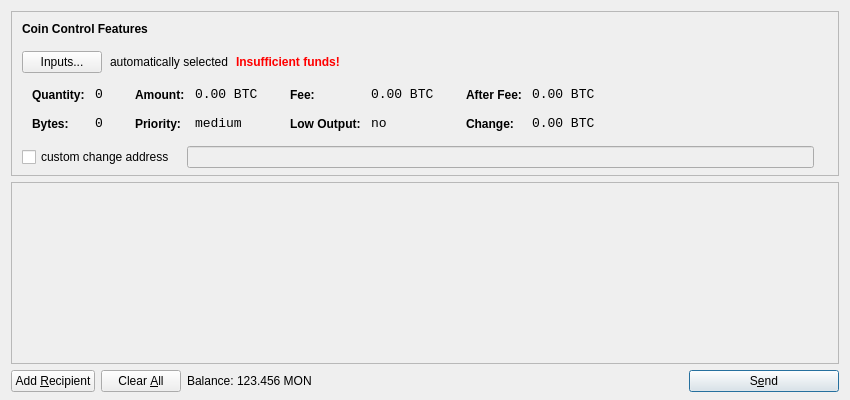
<?xml version="1.0" encoding="UTF-8"?>
<ui version="4.0">
 <class>SendCoinsDialog</class>
 <widget class="QDialog" name="SendCoinsDialog">
  <property name="geometry">
   <rect>
    <x>0</x>
    <y>0</y>
    <width>850</width>
    <height>400</height>
   </rect>
  </property>
  <property name="windowTitle">
   <string>Send Coins</string>
  </property>
  <layout class="QVBoxLayout" name="verticalLayout" stretch="0,1,0">
   <property name="bottomMargin">
    <number>8</number>
   </property>
   <item>
    <widget class="QFrame" name="frameCoinControl">
     <property name="sizePolicy">
      <sizepolicy hsizetype="Expanding" vsizetype="Expanding">
       <horstretch>0</horstretch>
       <verstretch>0</verstretch>
      </sizepolicy>
     </property>
     <property name="maximumSize">
      <size>
       <width>16777215</width>
       <height>16777215</height>
      </size>
     </property>
     <property name="frameShape">
      <enum>QFrame::StyledPanel</enum>
     </property>
     <property name="frameShadow">
      <enum>QFrame::Sunken</enum>
     </property>
     <layout class="QVBoxLayout" name="verticalLayoutCoinControl2">
      <property name="spacing">
       <number>-1</number>
      </property>
      <property name="leftMargin">
       <number>0</number>
      </property>
      <property name="topMargin">
       <number>0</number>
      </property>
      <property name="rightMargin">
       <number>0</number>
      </property>
      <property name="bottomMargin">
       <number>6</number>
      </property>
      <item>
       <layout class="QVBoxLayout" name="verticalLayoutCoinControl" stretch="0,0,0,0,1">
        <property name="spacing">
         <number>0</number>
        </property>
        <property name="leftMargin">
         <number>10</number>
        </property>
        <property name="topMargin">
         <number>10</number>
        </property>
        <item>
         <layout class="QHBoxLayout" name="horizontalLayoutCoinControl1">
          <property name="bottomMargin">
           <number>15</number>
          </property>
          <item>
           <widget class="QLabel" name="labelCoinControlFeatures">
            <property name="sizePolicy">
             <sizepolicy hsizetype="Preferred" vsizetype="Maximum">
              <horstretch>0</horstretch>
              <verstretch>0</verstretch>
             </sizepolicy>
            </property>
            <property name="font">
             <font>
              <weight>75</weight>
              <bold>true</bold>
             </font>
            </property>
            <property name="styleSheet">
             <string notr="true">font-weight:bold;</string>
            </property>
            <property name="text">
             <string>Coin Control Features</string>
            </property>
           </widget>
          </item>
         </layout>
        </item>
        <item>
         <layout class="QHBoxLayout" name="horizontalLayoutCoinControl2" stretch="0,0,0,0">
          <property name="spacing">
           <number>8</number>
          </property>
          <property name="bottomMargin">
           <number>10</number>
          </property>
          <item>
           <widget class="QPushButton" name="pushButtonCoinControl">
            <property name="styleSheet">
             <string notr="true"/>
            </property>
            <property name="text">
             <string>Inputs...</string>
            </property>
           </widget>
          </item>
          <item>
           <widget class="QLabel" name="labelCoinControlAutomaticallySelected">
            <property name="text">
             <string>automatically selected</string>
            </property>
            <property name="margin">
             <number>5</number>
            </property>
           </widget>
          </item>
          <item>
           <widget class="QLabel" name="labelCoinControlInsuffFunds">
            <property name="font">
             <font>
              <weight>75</weight>
              <bold>true</bold>
             </font>
            </property>
            <property name="styleSheet">
             <string notr="true">color:red;font-weight:bold;</string>
            </property>
            <property name="text">
             <string>Insufficient funds!</string>
            </property>
            <property name="margin">
             <number>5</number>
            </property>
           </widget>
          </item>
          <item>
           <spacer name="horizontalSpacerCoinControl">
            <property name="orientation">
             <enum>Qt::Horizontal</enum>
            </property>
            <property name="sizeHint" stdset="0">
             <size>
              <width>40</width>
              <height>1</height>
             </size>
            </property>
           </spacer>
          </item>
         </layout>
        </item>
        <item>
         <widget class="QWidget" name="widgetCoinControl" native="true">
          <property name="sizePolicy">
           <sizepolicy hsizetype="Preferred" vsizetype="Preferred">
            <horstretch>0</horstretch>
            <verstretch>0</verstretch>
           </sizepolicy>
          </property>
          <property name="minimumSize">
           <size>
            <width>0</width>
            <height>0</height>
           </size>
          </property>
          <property name="styleSheet">
           <string notr="true"/>
          </property>
          <layout class="QHBoxLayout" name="horizontalLayoutCoinControl5">
           <property name="margin">
            <number>0</number>
           </property>
           <item>
            <layout class="QHBoxLayout" name="horizontalLayoutCoinControl3" stretch="0,0,0,1">
             <property name="spacing">
              <number>20</number>
             </property>
             <property name="topMargin">
              <number>0</number>
             </property>
             <property name="bottomMargin">
              <number>10</number>
             </property>
             <item>
              <layout class="QFormLayout" name="formLayoutCoinControl1">
               <property name="horizontalSpacing">
                <number>10</number>
               </property>
               <property name="verticalSpacing">
                <number>14</number>
               </property>
               <property name="leftMargin">
                <number>10</number>
               </property>
               <property name="topMargin">
                <number>4</number>
               </property>
               <property name="rightMargin">
                <number>6</number>
               </property>
               <item row="0" column="0">
                <widget class="QLabel" name="labelCoinControlQuantityText">
                 <property name="styleSheet">
                  <string notr="true">font-weight:bold;</string>
                 </property>
                 <property name="text">
                  <string>Quantity:</string>
                 </property>
                 <property name="margin">
                  <number>0</number>
                 </property>
                </widget>
               </item>
               <item row="0" column="1">
                <widget class="QLabel" name="labelCoinControlQuantity">
                 <property name="font">
                  <font>
                   <family>Monospace</family>
                   <pointsize>10</pointsize>
                  </font>
                 </property>
                 <property name="cursor">
                  <cursorShape>IBeamCursor</cursorShape>
                 </property>
                 <property name="contextMenuPolicy">
                  <enum>Qt::ActionsContextMenu</enum>
                 </property>
                 <property name="text">
                  <string notr="true">0</string>
                 </property>
                 <property name="margin">
                  <number>0</number>
                 </property>
                 <property name="textInteractionFlags">
                  <set>Qt::LinksAccessibleByMouse|Qt::TextSelectableByKeyboard|Qt::TextSelectableByMouse</set>
                 </property>
                </widget>
               </item>
               <item row="1" column="0">
                <widget class="QLabel" name="labelCoinControlBytesText">
                 <property name="styleSheet">
                  <string notr="true">font-weight:bold;</string>
                 </property>
                 <property name="text">
                  <string>Bytes:</string>
                 </property>
                </widget>
               </item>
               <item row="1" column="1">
                <widget class="QLabel" name="labelCoinControlBytes">
                 <property name="font">
                  <font>
                   <family>Monospace</family>
                   <pointsize>10</pointsize>
                  </font>
                 </property>
                 <property name="cursor">
                  <cursorShape>IBeamCursor</cursorShape>
                 </property>
                 <property name="contextMenuPolicy">
                  <enum>Qt::ActionsContextMenu</enum>
                 </property>
                 <property name="text">
                  <string notr="true">0</string>
                 </property>
                 <property name="textInteractionFlags">
                  <set>Qt::LinksAccessibleByMouse|Qt::TextSelectableByKeyboard|Qt::TextSelectableByMouse</set>
                 </property>
                </widget>
               </item>
              </layout>
             </item>
             <item>
              <layout class="QFormLayout" name="formLayoutCoinControl2">
               <property name="horizontalSpacing">
                <number>10</number>
               </property>
               <property name="verticalSpacing">
                <number>14</number>
               </property>
               <property name="leftMargin">
                <number>6</number>
               </property>
               <property name="topMargin">
                <number>4</number>
               </property>
               <property name="rightMargin">
                <number>6</number>
               </property>
               <item row="0" column="0">
                <widget class="QLabel" name="labelCoinControlAmountText">
                 <property name="styleSheet">
                  <string notr="true">font-weight:bold;</string>
                 </property>
                 <property name="text">
                  <string>Amount:</string>
                 </property>
                 <property name="margin">
                  <number>0</number>
                 </property>
                </widget>
               </item>
               <item row="0" column="1">
                <widget class="QLabel" name="labelCoinControlAmount">
                 <property name="font">
                  <font>
                   <family>Monospace</family>
                   <pointsize>10</pointsize>
                  </font>
                 </property>
                 <property name="cursor">
                  <cursorShape>IBeamCursor</cursorShape>
                 </property>
                 <property name="contextMenuPolicy">
                  <enum>Qt::ActionsContextMenu</enum>
                 </property>
                 <property name="text">
                  <string notr="true">0.00 BTC</string>
                 </property>
                 <property name="textInteractionFlags">
                  <set>Qt::LinksAccessibleByMouse|Qt::TextSelectableByKeyboard|Qt::TextSelectableByMouse</set>
                 </property>
                </widget>
               </item>
               <item row="1" column="0">
                <widget class="QLabel" name="labelCoinControlPriorityText">
                 <property name="styleSheet">
                  <string notr="true">font-weight:bold;</string>
                 </property>
                 <property name="text">
                  <string>Priority:</string>
                 </property>
                </widget>
               </item>
               <item row="1" column="1">
                <widget class="QLabel" name="labelCoinControlPriority">
                 <property name="font">
                  <font>
                   <family>Monospace</family>
                   <pointsize>10</pointsize>
                  </font>
                 </property>
                 <property name="cursor">
                  <cursorShape>IBeamCursor</cursorShape>
                 </property>
                 <property name="contextMenuPolicy">
                  <enum>Qt::ActionsContextMenu</enum>
                 </property>
                 <property name="text">
                  <string>medium</string>
                 </property>
                 <property name="textInteractionFlags">
                  <set>Qt::LinksAccessibleByMouse|Qt::TextSelectableByKeyboard|Qt::TextSelectableByMouse</set>
                 </property>
                </widget>
               </item>
              </layout>
             </item>
             <item>
              <layout class="QFormLayout" name="formLayoutCoinControl3">
               <property name="horizontalSpacing">
                <number>10</number>
               </property>
               <property name="verticalSpacing">
                <number>14</number>
               </property>
               <property name="leftMargin">
                <number>6</number>
               </property>
               <property name="topMargin">
                <number>4</number>
               </property>
               <property name="rightMargin">
                <number>6</number>
               </property>
               <item row="0" column="0">
                <widget class="QLabel" name="labelCoinControlFeeText">
                 <property name="styleSheet">
                  <string notr="true">font-weight:bold;</string>
                 </property>
                 <property name="text">
                  <string>Fee:</string>
                 </property>
                 <property name="margin">
                  <number>0</number>
                 </property>
                </widget>
               </item>
               <item row="0" column="1">
                <widget class="QLabel" name="labelCoinControlFee">
                 <property name="font">
                  <font>
                   <family>Monospace</family>
                   <pointsize>10</pointsize>
                  </font>
                 </property>
                 <property name="cursor">
                  <cursorShape>IBeamCursor</cursorShape>
                 </property>
                 <property name="contextMenuPolicy">
                  <enum>Qt::ActionsContextMenu</enum>
                 </property>
                 <property name="text">
                  <string notr="true">0.00 BTC</string>
                 </property>
                 <property name="textInteractionFlags">
                  <set>Qt::LinksAccessibleByMouse|Qt::TextSelectableByKeyboard|Qt::TextSelectableByMouse</set>
                 </property>
                </widget>
               </item>
               <item row="1" column="0">
                <widget class="QLabel" name="labelCoinControlLowOutputText">
                 <property name="styleSheet">
                  <string notr="true">font-weight:bold;</string>
                 </property>
                 <property name="text">
                  <string>Low Output:</string>
                 </property>
                </widget>
               </item>
               <item row="1" column="1">
                <widget class="QLabel" name="labelCoinControlLowOutput">
                 <property name="font">
                  <font>
                   <family>Monospace</family>
                   <pointsize>10</pointsize>
                  </font>
                 </property>
                 <property name="cursor">
                  <cursorShape>IBeamCursor</cursorShape>
                 </property>
                 <property name="contextMenuPolicy">
                  <enum>Qt::ActionsContextMenu</enum>
                 </property>
                 <property name="text">
                  <string>no</string>
                 </property>
                 <property name="textInteractionFlags">
                  <set>Qt::LinksAccessibleByMouse|Qt::TextSelectableByKeyboard|Qt::TextSelectableByMouse</set>
                 </property>
                </widget>
               </item>
              </layout>
             </item>
             <item>
              <layout class="QFormLayout" name="formLayoutCoinControl4">
               <property name="horizontalSpacing">
                <number>10</number>
               </property>
               <property name="verticalSpacing">
                <number>14</number>
               </property>
               <property name="leftMargin">
                <number>6</number>
               </property>
               <property name="topMargin">
                <number>4</number>
               </property>
               <property name="rightMargin">
                <number>6</number>
               </property>
               <item row="0" column="0">
                <widget class="QLabel" name="labelCoinControlAfterFeeText">
                 <property name="styleSheet">
                  <string notr="true">font-weight:bold;</string>
                 </property>
                 <property name="text">
                  <string>After Fee:</string>
                 </property>
                 <property name="margin">
                  <number>0</number>
                 </property>
                </widget>
               </item>
               <item row="0" column="1">
                <widget class="QLabel" name="labelCoinControlAfterFee">
                 <property name="font">
                  <font>
                   <family>Monospace</family>
                   <pointsize>10</pointsize>
                  </font>
                 </property>
                 <property name="cursor">
                  <cursorShape>IBeamCursor</cursorShape>
                 </property>
                 <property name="contextMenuPolicy">
                  <enum>Qt::ActionsContextMenu</enum>
                 </property>
                 <property name="text">
                  <string notr="true">0.00 BTC</string>
                 </property>
                 <property name="textInteractionFlags">
                  <set>Qt::LinksAccessibleByMouse|Qt::TextSelectableByKeyboard|Qt::TextSelectableByMouse</set>
                 </property>
                </widget>
               </item>
               <item row="1" column="0">
                <widget class="QLabel" name="labelCoinControlChangeText">
                 <property name="styleSheet">
                  <string notr="true">font-weight:bold;</string>
                 </property>
                 <property name="text">
                  <string>Change:</string>
                 </property>
                </widget>
               </item>
               <item row="1" column="1">
                <widget class="QLabel" name="labelCoinControlChange">
                 <property name="font">
                  <font>
                   <family>Monospace</family>
                   <pointsize>10</pointsize>
                  </font>
                 </property>
                 <property name="cursor">
                  <cursorShape>IBeamCursor</cursorShape>
                 </property>
                 <property name="contextMenuPolicy">
                  <enum>Qt::ActionsContextMenu</enum>
                 </property>
                 <property name="text">
                  <string notr="true">0.00 BTC</string>
                 </property>
                 <property name="textInteractionFlags">
                  <set>Qt::LinksAccessibleByMouse|Qt::TextSelectableByKeyboard|Qt::TextSelectableByMouse</set>
                 </property>
                </widget>
               </item>
              </layout>
             </item>
            </layout>
           </item>
          </layout>
         </widget>
        </item>
        <item>
         <layout class="QHBoxLayout" name="horizontalLayoutCoinControl4" stretch="0,0,0">
          <property name="spacing">
           <number>12</number>
          </property>
          <property name="sizeConstraint">
           <enum>QLayout::SetDefaultConstraint</enum>
          </property>
          <property name="topMargin">
           <number>5</number>
          </property>
          <property name="rightMargin">
           <number>5</number>
          </property>
          <item>
           <widget class="QCheckBox" name="checkBoxCoinControlChange">
            <property name="text">
             <string>custom change address</string>
            </property>
           </widget>
          </item>
          <item>
           <widget class="QLineEdit" name="lineEditCoinControlChange">
            <property name="enabled">
             <bool>false</bool>
            </property>
            <property name="sizePolicy">
             <sizepolicy hsizetype="Expanding" vsizetype="Fixed">
              <horstretch>0</horstretch>
              <verstretch>0</verstretch>
             </sizepolicy>
            </property>
           </widget>
          </item>
          <item>
           <widget class="QLabel" name="labelCoinControlChangeLabel">
            <property name="sizePolicy">
             <sizepolicy hsizetype="Preferred" vsizetype="Expanding">
              <horstretch>0</horstretch>
              <verstretch>0</verstretch>
             </sizepolicy>
            </property>
            <property name="minimumSize">
             <size>
              <width>0</width>
              <height>0</height>
             </size>
            </property>
            <property name="text">
             <string/>
            </property>
            <property name="margin">
             <number>3</number>
            </property>
           </widget>
          </item>
         </layout>
        </item>
        <item>
         <spacer name="verticalSpacerCoinControl">
          <property name="orientation">
           <enum>Qt::Vertical</enum>
          </property>
          <property name="sizeHint" stdset="0">
           <size>
            <width>800</width>
            <height>1</height>
           </size>
          </property>
         </spacer>
        </item>
       </layout>
      </item>
     </layout>
    </widget>
   </item>
   <item>
    <widget class="QScrollArea" name="scrollArea">
     <property name="widgetResizable">
      <bool>true</bool>
     </property>
     <widget class="QWidget" name="scrollAreaWidgetContents">
      <property name="geometry">
       <rect>
        <x>0</x>
        <y>0</y>
        <width>830</width>
        <height>165</height>
       </rect>
      </property>
      <layout class="QVBoxLayout" name="verticalLayout_2">
       <property name="margin">
        <number>0</number>
       </property>
       <item>
        <layout class="QVBoxLayout" name="entries">
         <property name="spacing">
          <number>6</number>
         </property>
        </layout>
       </item>
       <item>
        <spacer name="verticalSpacer">
         <property name="orientation">
          <enum>Qt::Vertical</enum>
         </property>
         <property name="sizeHint" stdset="0">
          <size>
           <width>20</width>
           <height>40</height>
          </size>
         </property>
        </spacer>
       </item>
      </layout>
     </widget>
    </widget>
   </item>
   <item>
    <layout class="QHBoxLayout" name="horizontalLayout">
     <item>
      <widget class="QPushButton" name="addButton">
       <property name="toolTip">
        <string>Send to multiple recipients at once</string>
       </property>
       <property name="text">
        <string>Add &amp;Recipient</string>
       </property>
       <property name="icon">
        <iconset resource="../bitcoin.qrc">
         <normaloff>:/icons/add</normaloff>:/icons/add</iconset>
       </property>
       <property name="autoDefault">
        <bool>false</bool>
       </property>
      </widget>
     </item>
     <item>
      <widget class="QPushButton" name="clearButton">
       <property name="sizePolicy">
        <sizepolicy hsizetype="Minimum" vsizetype="Fixed">
         <horstretch>0</horstretch>
         <verstretch>0</verstretch>
        </sizepolicy>
       </property>
       <property name="toolTip">
        <string>Remove all transaction fields</string>
       </property>
       <property name="text">
        <string>Clear &amp;All</string>
       </property>
       <property name="icon">
        <iconset resource="../bitcoin.qrc">
         <normaloff>:/icons/remove</normaloff>:/icons/remove</iconset>
       </property>
       <property name="autoRepeatDelay">
        <number>300</number>
       </property>
       <property name="autoDefault">
        <bool>false</bool>
       </property>
      </widget>
     </item>
     <item>
      <layout class="QHBoxLayout" name="horizontalLayout_2">
       <property name="spacing">
        <number>3</number>
       </property>
       <item>
        <widget class="QLabel" name="label">
         <property name="text">
          <string>Balance:</string>
         </property>
        </widget>
       </item>
       <item>
        <widget class="QLabel" name="labelBalance">
         <property name="cursor">
          <cursorShape>IBeamCursor</cursorShape>
         </property>
         <property name="text">
          <string>123.456 MON</string>
         </property>
         <property name="textInteractionFlags">
          <set>Qt::LinksAccessibleByMouse|Qt::TextSelectableByKeyboard|Qt::TextSelectableByMouse</set>
         </property>
        </widget>
       </item>
      </layout>
     </item>
     <item>
      <spacer name="horizontalSpacer">
       <property name="orientation">
        <enum>Qt::Horizontal</enum>
       </property>
       <property name="sizeHint" stdset="0">
        <size>
         <width>40</width>
         <height>20</height>
        </size>
       </property>
      </spacer>
     </item>
     <item>
      <widget class="QPushButton" name="sendButton">
       <property name="minimumSize">
        <size>
         <width>150</width>
         <height>0</height>
        </size>
       </property>
       <property name="toolTip">
        <string>Confirm the send action</string>
       </property>
       <property name="text">
        <string>S&amp;end</string>
       </property>
       <property name="icon">
        <iconset resource="../bitcoin.qrc">
         <normaloff>:/icons/send</normaloff>:/icons/send</iconset>
       </property>
       <property name="default">
        <bool>true</bool>
       </property>
      </widget>
     </item>
    </layout>
   </item>
  </layout>
 </widget>
 <resources>
  <include location="../bitcoin.qrc"/>
 </resources>
 <connections/>
</ui>
